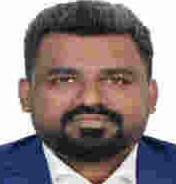
#> input picture images/face_labour-card.jpeg, 176 x 184 px; its folder holds only this picture in this run
$ python main2.py
#> lines starting #> are read from the running program, lines starting #| are printed output that depends on the picture; after the words box and inside, x2 and y2 are one past the last pixel; in counts of white or black regions, pixels touching at a corner belong together
import pytesseract
from PIL import Image
import cv2
import os
import numpy as np

print(f"Tesseract version: {pytesseract.get_tesseract_version()}\n")
#> (this line was passed over: pytesseract is not available in this run)

# Define the path to the 'images' folder that contains document images
image_folder = './images/'  # Change this path to wherever your images are stored


if not os.path.exists(image_folder):
    print(f"Folder '{image_folder}' not found. Please add images to this folder.")
else:
    # Process each image in the folder
    for image_name in os.listdir(image_folder):
        image_path = os.path.join(image_folder, image_name)
        if image_path.lower().endswith(('png', 'jpg', 'jpeg', 'tiff')):  # Process only image files
            print(f"\033[1mProcessing {image_name}...\033[0m")  # Bold text for the image name

            # Open the image using Pillow
            try:
                # Open the image using OpenCV for preprocessing
                img = cv2.imread(image_path)
#> img is the input picture: shape (184, 176, 3); mean B, G, R 130.4, 130, 142.7

                # Convert image to grayscale
                gray = cv2.cvtColor(img, cv2.COLOR_BGR2GRAY)
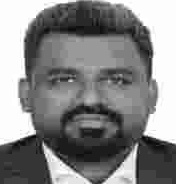
#> gray: shape (184, 176); min 2, max 255, mean 133.8

                # Apply thresholding (Binarization) to get black text on white background
                _, thresh = cv2.threshold(gray, 150, 255, cv2.THRESH_BINARY)
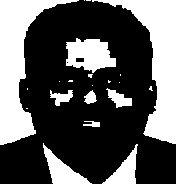
#> thresh: shape (184, 176); 35.2% white; 21 white regions (12 under 20 px), largest, box (x1, y1, x2, y2) and area: (0, 0, 79, 145) 4120, (92, 0, 176, 144) 4058, (66, 38, 116, 73) 1196

                # Optionally, you can apply noise removal or blurring here (if needed)
                # blurred = cv2.GaussianBlur(thresh, (5, 5), 0)

                # If needed, you can also apply dilation to help improve text detection
                # dilated = cv2.dilate(thresh, None, iterations=1)

                # Convert back to PIL Image format for pytesseract
                pil_image = Image.fromarray(thresh)

                # Run Tesseract OCR on the preprocessed image
#> (the run stopped early here; a loop or call above may not have finished)
